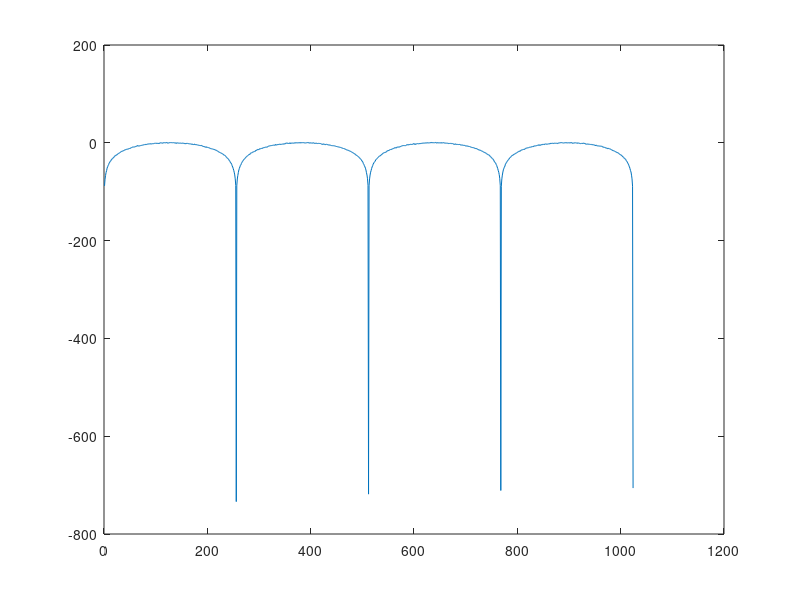

Source code (MATLAB):
% pr4_1
% averaging
clc;
clear all;
close all;

sz=1024;
NOISE_TRIALS=randn(sz); % a [sz x sz] matrix filled with noise

SZ=1:sz;                        % Create signal with sinus 
SZ=SZ/(sz/2);                   % Divide the array SZ by sz/2
S=sin(2*pi*SZ);

% for i=1:sz;                     % create a noisy signal 
%     NOISE_TRIALS(i,:) = NOISE_TRIALS(i,:) + S;
% end;
% plot(NOISE_TRIALS(1,:))


%%%%%%%%1111111111
% NOISE_TRIALS(1,:)=NOISE_TRIALS(1,:)+S;
% NOISE_TRIALS(10,:)=NOISE_TRIALS(10,:)+S;
% NOISE_TRIALS(100,:)=NOISE_TRIALS(100,:)+S;
% NOISE_TRIALS(1000,:)=NOISE_TRIALS(1000,:)+S;
% average1=sum(NOISE_TRIALS(1,:))/sz
% average10=sum(NOISE_TRIALS(10,:))/sz
% average100=sum(NOISE_TRIALS(100,:))/sz
% average1000=sum(NOISE_TRIALS(1000,:))/sz
% figure
% hold
% % plot(NOISE_TRIALS(1,:),'g')
% % plot(NOISE_TRIALS(10,:),'b')
% % plot(NOISE_TRIALS(100,:),'r')
% % plot(NOISE_TRIALS(1000,:),'y')
% %%2222222
% for i=1:sz
%     msNoise(i)=(rms(NOISE_TRIALS(i,:))).^2;
% end
% plot(msNoise)

%%%%3333333
for i =1:sz
    y(i)=rms(NOISE_TRIALS(i,:)); %%%noise
    x(i)=rms(S(i));    %% signal
    z(i)=x(i)/y(i);
    snrSignal(i) = 20*log(z(i));
end
plot(snrSignal)
% average=sum(NOISE_TRIALS)/sz;   % create the average
% odd_average=sum(NOISE_TRIALS(1:2:sz,:))/(sz/2);
% even_average=sum(NOISE_TRIALS(2:2:sz,:))/(sz/2);
% noise_estimate=(odd_average-even_average)/2;
% 
% figure
% hold
% plot(NOISE_TRIALS(1,:),'g')
% plot(noise_estimate,'k')
% plot(average,'r')
% plot(S)
% title('Average RED, Noise estimate BLACK; Single trial GREEN, Signal BLUE')

